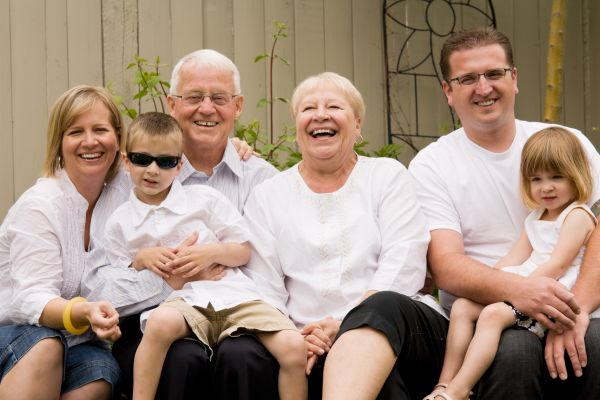
#> input picture 2.jpg, 600 x 400 px
$ python challenge_activity.py
#> lines starting #> are read from the running program, lines starting #| are printed output that depends on the picture; after the words box and inside, x2 and y2 are one past the last pixel; in counts of white or black regions, pixels touching at a corner belong together
import cv2

image = cv2.imread('2.jpg')
#> image is the input picture: shape (400, 600, 3); mean B, G, R 126.3, 142.2, 163.7

classifier = cv2.CascadeClassifier('haarcascade_frontalface_default.xml')

grayscale_image = cv2.cvtColor(image, cv2.COLOR_BGR2GRAY)
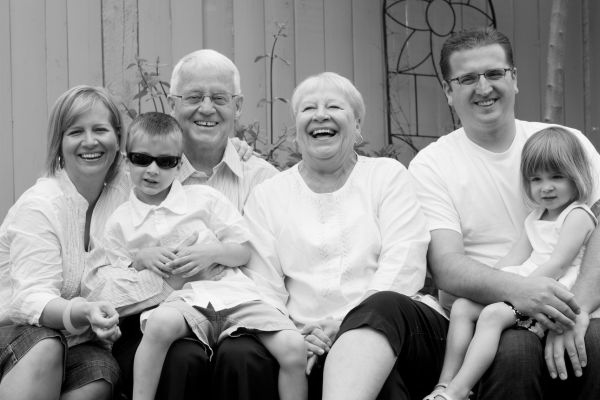
#> grayscale_image: shape (400, 600); min 0, max 254, mean 146.8

faces = classifier.detectMultiScale(grayscale_image, scaleFactor=1.04, minNeighbors=5)
#> faces = [[56, 106, 65, 65], [518, 156, 57, 57], [117, 135, 70, 70], [442, 45, 81, 81], [173, 71, 68, 68], [282, 74, 80, 80]]
print(faces)
#| [[ 56 106  65  65]
#|  [518 156  57  57]
#|  [117 135  70  70]
#|  [442  45  81  81]
#|  [173  71  68  68]
#|  [282  74  80  80]]

for (x, y, w, h) in faces:
    cv2.rectangle(image, (x, y), (x + w, y + h), (0, 0, 255), 2)
#> this loop made 6 passes
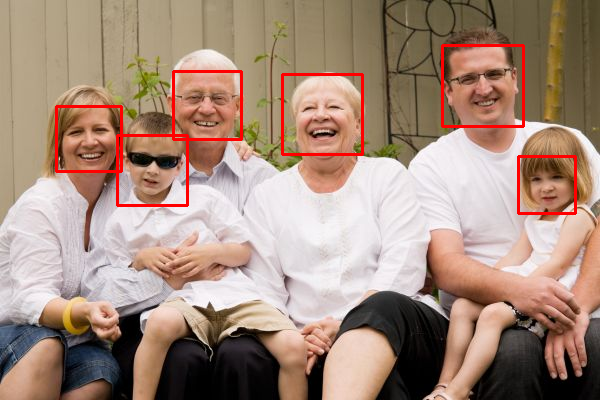
#> image: shape (400, 600, 3); 2.08% of pixels changed, all inside (x1, y1, x2, y2) = (55, 44, 577, 215)

face_count = len(faces)
#> face_count = 6

cv2.putText(image, f'Total Faces: {face_count}', (20, 30),
            cv2.FONT_HERSHEY_SIMPLEX, 0.8, (255, 255, 255), 2)
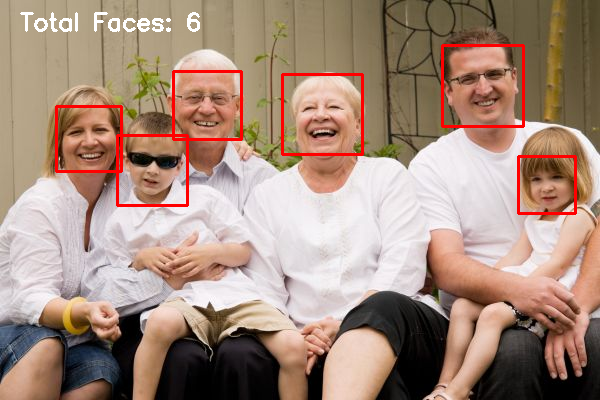
#> image: shape (400, 600, 3); 0.48% of pixels changed, all inside (x1, y1, x2, y2) = (20, 12, 200, 32)

for i, (x, y, w, h) in enumerate(faces):
    cv2.putText(image, f'Face {i+1}', (x, y - 10),
                cv2.FONT_HERSHEY_SIMPLEX, 0.6, (255, 255, 255), 2)
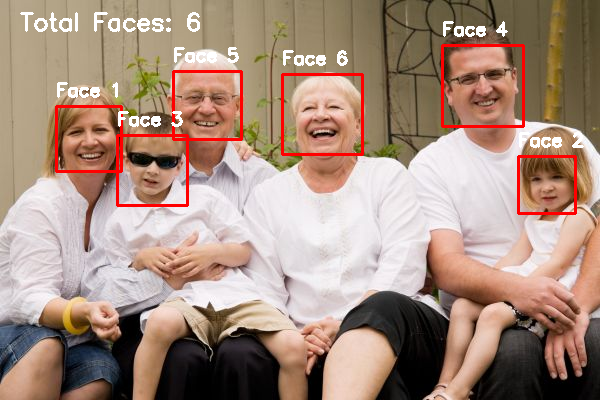
#> image: shape (400, 600, 3); 1.03% of pixels changed, all inside (x1, y1, x2, y2) = (57, 21, 584, 148)

cv2.imwrite('output_faces.jpg', image)

cv2.imshow('Image', image)
cv2.waitKey(0)

$ run again, with 1.jpg copied over 2.jpg
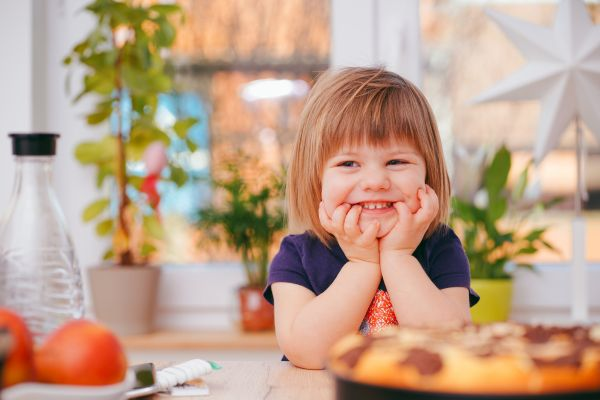
#> input picture 1.jpg, 600 x 400 px
#> image is the input picture: shape (400, 600, 3); mean B, G, R 138.5, 161.1, 191.5
#> faces = [[311, 114, 125, 125]]
#| [[311 114 125 125]]
#> the loop `for (x, y, w, h) in faces:` made 1 pass
#> after the loop `for (x, y, w, h) in faces:`:
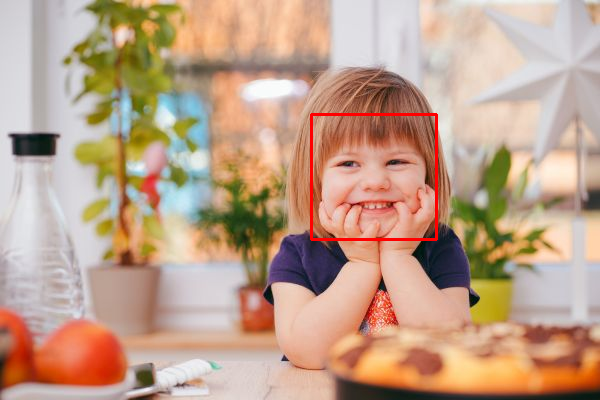
#> image: shape (400, 600, 3); 0.62% of pixels changed, all inside (x1, y1, x2, y2) = (310, 113, 438, 241)
#> face_count = 1
#> the loop `for i, (x, y, w, h) in enumerate(faces):` made 1 pass
#> after the loop `for i, (x, y, w, h) in enumerate(faces):`:
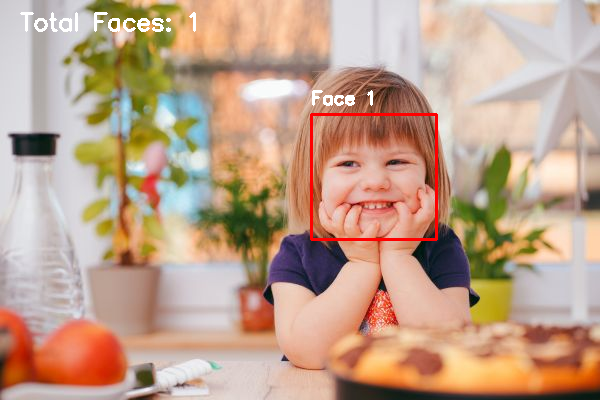
#> image: shape (400, 600, 3); mean B, G, R 138.8, 161, 192.5
